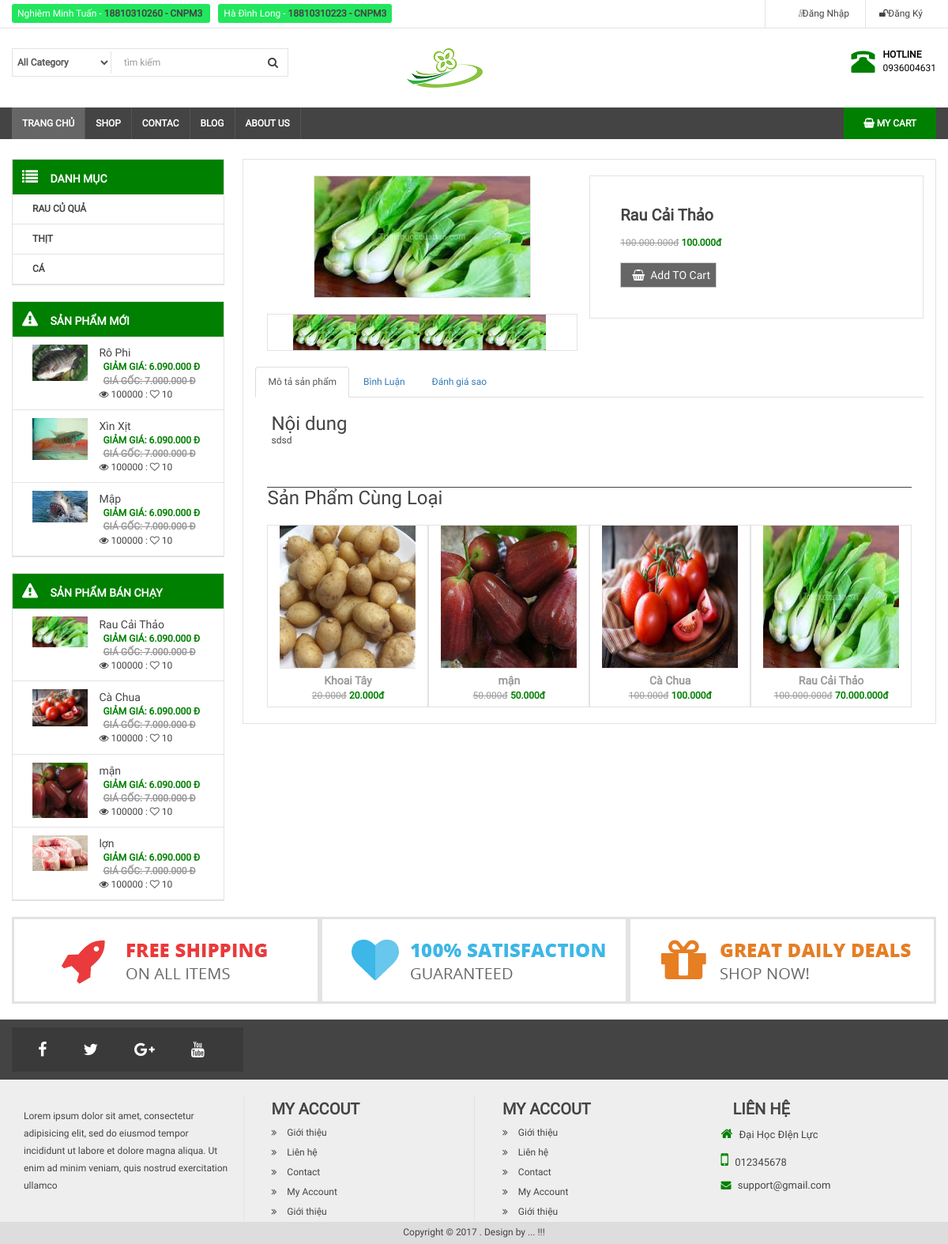
Screenshot of /webbanhang/chi-tiet-sp.php?id=4 with the database file from the repository.
### tables this page shows
CREATE TABLE `category` (
  `id` int(11) NOT NULL,
  `name` varchar(100) DEFAULT NULL,
  `slug` varchar(100) DEFAULT NULL,
  `image` varchar(100) DEFAULT NULL,
  `banner` varchar(100) DEFAULT NULL,
  `home` tinyint(4) DEFAULT 0,
  `status` tinyint(4) DEFAULT 1,
  `created_at` timestamp NULL DEFAULT current_timestamp() ON UPDATE current_timestamp(),
  `updated_at` timestamp NULL DEFAULT current_timestamp() ON UPDATE current_timestamp()
);

CREATE TABLE `product` (
  `id` int(11) NOT NULL,
  `name` varchar(100) DEFAULT NULL,
  `slug` varchar(100) DEFAULT NULL,
  `price` int(11) DEFAULT NULL,
  `sale` tinyint(4) DEFAULT 0,
  `pay` int(11) DEFAULT 0,
  `thunbar` varchar(100) DEFAULT NULL,
  `category_id` int(11) DEFAULT NULL,
  `content` text DEFAULT NULL,
  `number` int(11) DEFAULT 0,
  `head` int(11) DEFAULT 0,
  `view` int(11) DEFAULT 0,
  `create_at` timestamp NULL DEFAULT NULL,
  `update_at` timestamp NULL DEFAULT NULL ON UPDATE current_timestamp()
);

### webbanhang/chi-tiet-sp.php (the view, shortened to what the rows shown need)
<?php require_once  ('autoload/autoload.php');
        $id= intval(getInput('id'));
        $product = $db->fetchID("product",$id);
        $cateID = intval($product['category_id']);
        $sql = "SELECT*FROM product WHERE category_id = $cateID ORDER BY ID DESC LIMIT 4";
        $spkemtheo = $db->fetchsql($sql);
?>
<?php require_once  ('layout/headed.php'); ?>
        <div class="col-md-9 bor">
                      <section class="box-main1" >
                            <div class="col-md-6 text-center">
                                <img src="<?php echo uploads() ?>product/<?php echo $product['thunbar'] ?>" class="img-responsive bor" id="imgmain" width="100%" height="500px">
                                <ul class="text-center bor clearfix" id="imgdetail">
                                    <li>
                                        <img src="<?php echo uploads()?>product/<?php echo $product['thunbar'] ?>" class="img-responsive pull-left" width="80" height="80">
                                    </li>
                                    <li>
                                        <img src="<?php echo uploads()?>product/<?php echo $product['thunbar'] ?>" class="img-responsive pull-left" width="80" height="80">
                                    </li>
                                    <li>
                                        <img src="<?php echo uploads()?>product/<?php echo $product['thunbar'] ?>" class="img-responsive pull-left" width="80" height="80">
                                    </li>
                                    <li>
                                        <img src="<?php echo uploads()?>product/<?php echo $product['thunbar'] ?>" class="img-responsive pull-left" width="80" height="80">
                                    </li>
                                </ul>
                            </div>
                            <div class="col-md-6 bor" style="margin-top: 20px;padding: 30px;">
                               <ul id="right">
                                    <li><h3><?php echo $product['name'] ?> </h3></li>
                                    <?php if($product['sale']>0): ?>
                                        <li><p><strike class="sale"><?php echo formatPrice($product['price']) ?></strike> <b class="price"><?php echo formatPricesale($item['price'],$item['sale']) ?></b</li>
                                    <?php else :?>
                                        <li><p><?php echo formatPrice($product['price']) ?></b</li>
                                    <?php endif ?>
                                    <li><a href="addcart.php?id=<?php echo $product     ['id'] ?>" class="btn btn-default"> <i class="fa fa-shopping-basket"></i>Add TO Cart</a></li>
                               </ul>
                            </div>
                        </section>
                            <div class="col-md-12" id="tabdetail">
                                <div class="row">
                                    <div class="tab-content">
                                        <div id="home" class="tab-pane fade in active">
                                            <h3>Nội dung</h3>
                                            <p><?php echo $product['content'] ?></p>
                                        </div>
                                    </div>
                                </div>
                            </div>
                            <div class="col-md-12">
                                    <div class="showitem">
                                        <?php foreach($spkemtheo as $item): ?>
                                            <div class="col-md-3 item-product bor">
                                                <a href="chi-tiet-sp.php?id=<?php echo $item['id'] ?>">
                                                    <img src="<?php echo uploads() ?>product/<?php echo $item['thunbar'] ?>" class="" width="100%" height="180">
                                                </a>
                                                <div class="info-item">
                                                    <a href="chi-tiet-sp.php?id=<?php echo $item['id'] ?>"><?php echo $item['name'] ?></a>
                                                    <p><strike class="sale"><?php echo formatPrice($item['price']) ?></strike> <b class="price"><?php echo formatPricesale($item['price'],$item['sale']) ?></b></p>
                                                </div>
                                            </div>
                                        <?php endforeach ?>
                                    </div>
                            </div>
                    </div>
                </div>
<?php require_once  ('layout/footer.php'); ?>

### webbanhang/layout/headed.php (shortened to what the rows shown need)
<html>
    <head>
        <link rel="stylesheet" type="text/css" href="<?php echo base_url() ?>/public/fontend/css/font-awesome.min.css">
        <link rel="stylesheet" type="text/css" href="<?php echo base_url() ?>/public/fontend/css/bootstrap.min.css">
        <link rel="stylesheet" type="text/css" href="<?php echo base_url() ?>/public/fontend/css/slick.css"/>
        <link rel="stylesheet" type="text/css" href="<?php echo base_url() ?>/public/fontend/css/slick-theme.css"/>
        <link rel="stylesheet" type="text/css" href="<?php echo base_url() ?>/public/fontend/css/style3.css">
    </head>
    <body>
        <div id="wrapper">
            <div id="maincontent">
                <div class="container">
                    <div class="col-md-3  fixside" >
                        <div class="box-left box-menu" >
                            <ul>
                                <?php foreach($category as $item): ?>
                                <li><a href="danh-muc-sp.php?id=<?php echo $item['id'] ?>"><?php echo $item['name'] ?></a></li>
                                <?php endforeach ?>
                            </ul>
                        </div>
                        <div class="box-left box-menu">
                            <ul>
                                <?php foreach($productNew as $item): ?>
                                    <li class="clearfix">
                                        <a href="chi-tiet-sp.php?id=<?php echo $item['id'] ?>">
                                            <img src="<?php echo uploads() ?>product/<?php echo $item['thunbar'] ?>" class="img-responsive pull-left" width="70px" height="60px">
                                            <div class="info pull-right">
                                                <p class="name"><?php echo $item['name'] ?></p >
                                                <b class="price">Giảm giá: 6.090.000 đ</b><br>
                                                <b class="sale">Giá gốc: 7.000.000 đ</b><br>
                                                <span class="view"><i class="fa fa-eye"></i> 100000 : <i class="fa fa-heart-o"></i> 10</span>
                                            </div>
                                        </a>
                                    </li>
                                <?php endforeach ?>
                            </ul>
                        </div>
                        <div class="box-left box-menu">
                            <ul>
                                <?php foreach($productPay as $item): ?>
                                        <li class="clearfix">
                                            <a href="chi-tiet-sp.php?id=<?php echo $item['id'] ?>">
                                                <img src="<?php echo uploads() ?>product/<?php echo $item['thunbar'] ?>" class="img-responsive pull-left" width="70px" height="60px">
                                                <div class="info pull-right">
                                                    <p class="name"><?php echo $item['name'] ?></p >
                                                    <b class="price">Giảm giá: 6.090.000 đ</b><br>
                                                    <b class="sale">Giá gốc: 7.000.000 đ</b><br>
                                                    <span class="view"><i class="fa fa-eye"></i> 100000 : <i class="fa fa-heart-o"></i> 10</span>
                                                </div>
                                            </a>
                                        </li>
                                    <?php endforeach ?>
                            </ul>
                        </div>
                    </div>

### rows the page displays
category: name "RAU CỦ QUẢ"
category: name "THỊT"
category: name "CÁ"
product: thunbar (picture), name "Rô Phi"
product: thunbar (picture), name "Xìn Xịt"
product: thunbar (picture), name "Mập"
product: thunbar (picture), name "Rau Cải Thảo", price "100.000.000đ", content "sdsd", formatPricesale($item['price'],$item['sale']) "70.000.000đ"
product: thunbar (picture), name "Cà Chua", price "100.000đ", formatPricesale($item['price'],$item['sale']) "100.000đ"
product: thunbar (picture), name "mận", price "50.000đ", formatPricesale($item['price'],$item['sale']) "50.000đ"
product: thunbar (picture), name "lợn", formatPricesale($item['price'],$item['sale']) "100.000đ"
product: thunbar (picture), name "Khoai Tây", price "20.000đ", formatPricesale($item['price'],$item['sale']) "20.000đ"
